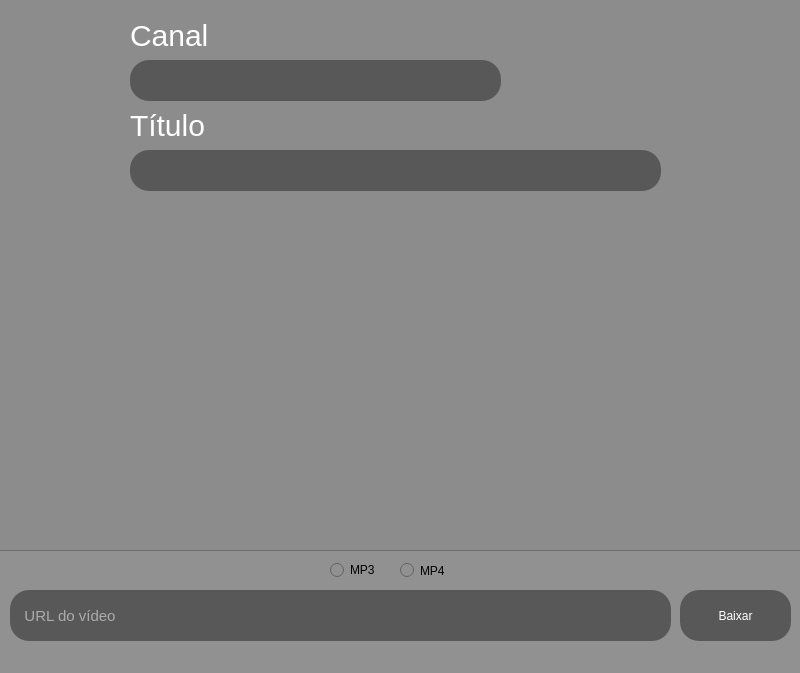
<?xml version="1.0" encoding="UTF-8"?>
<ui version="4.0">
 <class>MainWindow</class>
 <widget class="QMainWindow" name="MainWindow">
  <property name="geometry">
   <rect>
    <x>0</x>
    <y>0</y>
    <width>800</width>
    <height>673</height>
   </rect>
  </property>
  <property name="sizePolicy">
   <sizepolicy hsizetype="Preferred" vsizetype="Preferred">
    <horstretch>0</horstretch>
    <verstretch>0</verstretch>
   </sizepolicy>
  </property>
  <property name="maximumSize">
   <size>
    <width>9000</width>
    <height>9000</height>
   </size>
  </property>
  <property name="windowTitle">
   <string>Youtube converter</string>
  </property>
  <property name="windowIcon">
   <iconset>
    <normalon>C:/Users/docaf/Downloads/Dakirby309-Simply-Styled-YouTube.ico</normalon>
   </iconset>
  </property>
  <widget class="QWidget" name="centralwidget">
   <widget class="QFrame" name="frame">
    <property name="geometry">
     <rect>
      <x>-20</x>
      <y>550</y>
      <width>901</width>
      <height>261</height>
     </rect>
    </property>
    <property name="styleSheet">
     <string notr="true">background-color: rgb(145, 145, 145);</string>
    </property>
    <property name="frameShape">
     <enum>QFrame::StyledPanel</enum>
    </property>
    <property name="frameShadow">
     <enum>QFrame::Raised</enum>
    </property>
    <widget class="QLineEdit" name="url_input">
     <property name="geometry">
      <rect>
       <x>30</x>
       <y>40</y>
       <width>661</width>
       <height>51</height>
      </rect>
     </property>
     <property name="styleSheet">
      <string notr="true">border-radius: 19px;
background-color: rgb(88, 88, 88);
color: white;
font-size: 15px;</string>
     </property>
     <property name="placeholderText">
      <string>   URL do vídeo</string>
     </property>
    </widget>
    <widget class="QPushButton" name="download_button">
     <property name="geometry">
      <rect>
       <x>700</x>
       <y>40</y>
       <width>111</width>
       <height>51</height>
      </rect>
     </property>
     <property name="cursor">
      <cursorShape>PointingHandCursor</cursorShape>
     </property>
     <property name="styleSheet">
      <string notr="true">border-radius: 19px;
background-color: rgb(88, 88, 88);
color: white;</string>
     </property>
     <property name="text">
      <string>Baixar</string>
     </property>
    </widget>
    <widget class="QRadioButton" name="mp4_radio">
     <property name="geometry">
      <rect>
       <x>420</x>
       <y>10</y>
       <width>51</width>
       <height>21</height>
      </rect>
     </property>
     <property name="styleSheet">
      <string notr="true"/>
     </property>
     <property name="text">
      <string>MP4</string>
     </property>
    </widget>
    <widget class="QRadioButton" name="mp3_radio">
     <property name="geometry">
      <rect>
       <x>350</x>
       <y>10</y>
       <width>51</width>
       <height>20</height>
      </rect>
     </property>
     <property name="styleSheet">
      <string notr="true"/>
     </property>
     <property name="text">
      <string>MP3</string>
     </property>
    </widget>
   </widget>
   <widget class="QFrame" name="frame_2">
    <property name="geometry">
     <rect>
      <x>-10</x>
      <y>-10</y>
      <width>811</width>
      <height>561</height>
     </rect>
    </property>
    <property name="styleSheet">
     <string notr="true">background-color: rgb(140, 140, 140);</string>
    </property>
    <property name="frameShape">
     <enum>QFrame::StyledPanel</enum>
    </property>
    <property name="frameShadow">
     <enum>QFrame::Raised</enum>
    </property>
    <widget class="QFrame" name="frame_3">
     <property name="geometry">
      <rect>
       <x>140</x>
       <y>160</y>
       <width>531</width>
       <height>41</height>
      </rect>
     </property>
     <property name="styleSheet">
      <string notr="true">border-radius: 19px;
background-color: rgb(88, 88, 88);
color: white;
font-size: 15px;</string>
     </property>
     <property name="frameShape">
      <enum>QFrame::StyledPanel</enum>
     </property>
     <property name="frameShadow">
      <enum>QFrame::Raised</enum>
     </property>
     <widget class="QLabel" name="title">
      <property name="geometry">
       <rect>
        <x>10</x>
        <y>5</y>
        <width>511</width>
        <height>31</height>
       </rect>
      </property>
      <property name="text">
       <string/>
      </property>
     </widget>
    </widget>
    <widget class="QLabel" name="thumbnail">
     <property name="geometry">
      <rect>
       <x>140</x>
       <y>290</y>
       <width>521</width>
       <height>261</height>
      </rect>
     </property>
     <property name="text">
      <string/>
     </property>
    </widget>
    <widget class="QFrame" name="frame_4">
     <property name="geometry">
      <rect>
       <x>140</x>
       <y>70</y>
       <width>371</width>
       <height>41</height>
      </rect>
     </property>
     <property name="styleSheet">
      <string notr="true">border-radius: 19px;
background-color: rgb(88, 88, 88);
color: white;
font-size: 15px;</string>
     </property>
     <property name="frameShape">
      <enum>QFrame::StyledPanel</enum>
     </property>
     <property name="frameShadow">
      <enum>QFrame::Raised</enum>
     </property>
     <widget class="QLabel" name="author">
      <property name="geometry">
       <rect>
        <x>10</x>
        <y>0</y>
        <width>351</width>
        <height>41</height>
       </rect>
      </property>
      <property name="text">
       <string/>
      </property>
     </widget>
    </widget>
    <widget class="QLabel" name="label">
     <property name="geometry">
      <rect>
       <x>140</x>
       <y>30</y>
       <width>141</width>
       <height>31</height>
      </rect>
     </property>
     <property name="styleSheet">
      <string notr="true">color: white;
font-size: 30px;</string>
     </property>
     <property name="text">
      <string>Canal</string>
     </property>
    </widget>
    <widget class="QLabel" name="label_2">
     <property name="geometry">
      <rect>
       <x>140</x>
       <y>120</y>
       <width>141</width>
       <height>31</height>
      </rect>
     </property>
     <property name="styleSheet">
      <string notr="true">color: white;
font-size: 30px;</string>
     </property>
     <property name="text">
      <string>Título</string>
     </property>
    </widget>
    <widget class="QLabel" name="bar">
     <property name="geometry">
      <rect>
       <x>360</x>
       <y>220</y>
       <width>91</width>
       <height>41</height>
      </rect>
     </property>
     <property name="styleSheet">
      <string notr="true">color: white;
font-size: 25px;</string>
     </property>
     <property name="text">
      <string/>
     </property>
    </widget>
   </widget>
  </widget>
  <widget class="QMenuBar" name="menubar">
   <property name="geometry">
    <rect>
     <x>0</x>
     <y>0</y>
     <width>800</width>
     <height>22</height>
    </rect>
   </property>
  </widget>
 </widget>
 <resources/>
 <connections/>
</ui>
